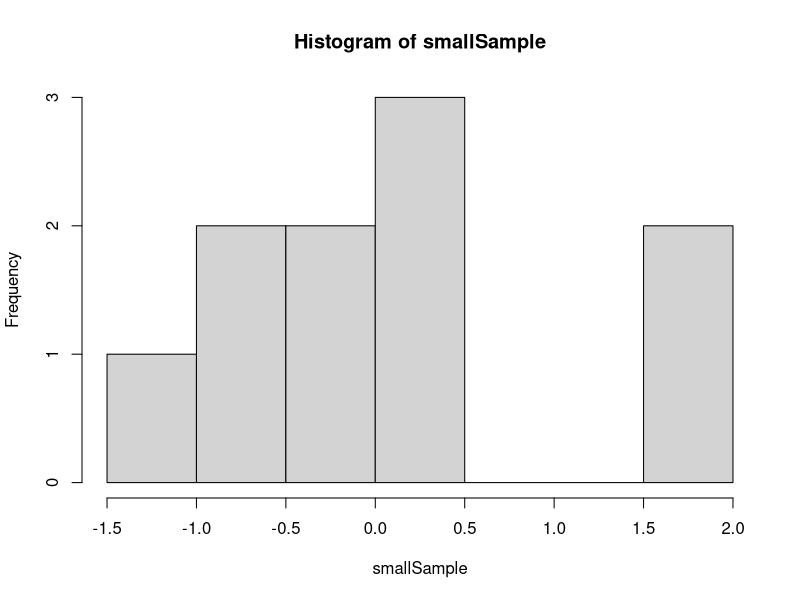
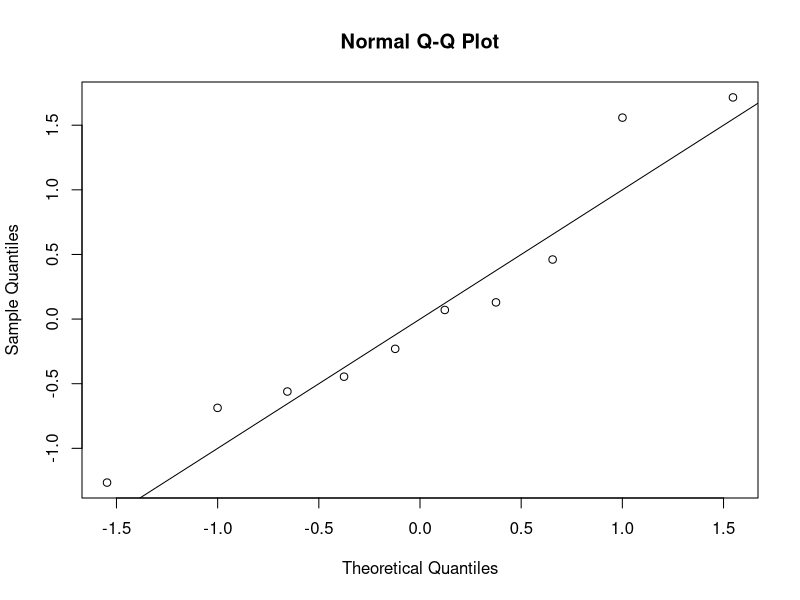
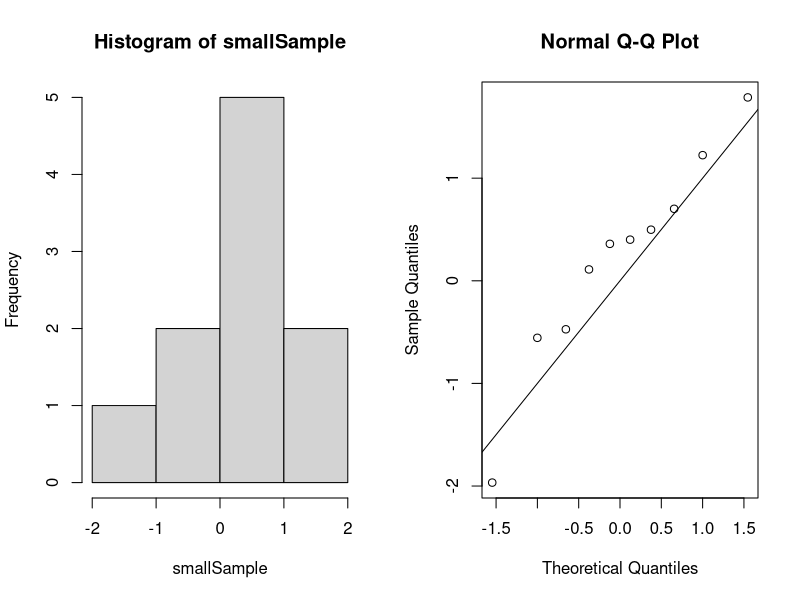
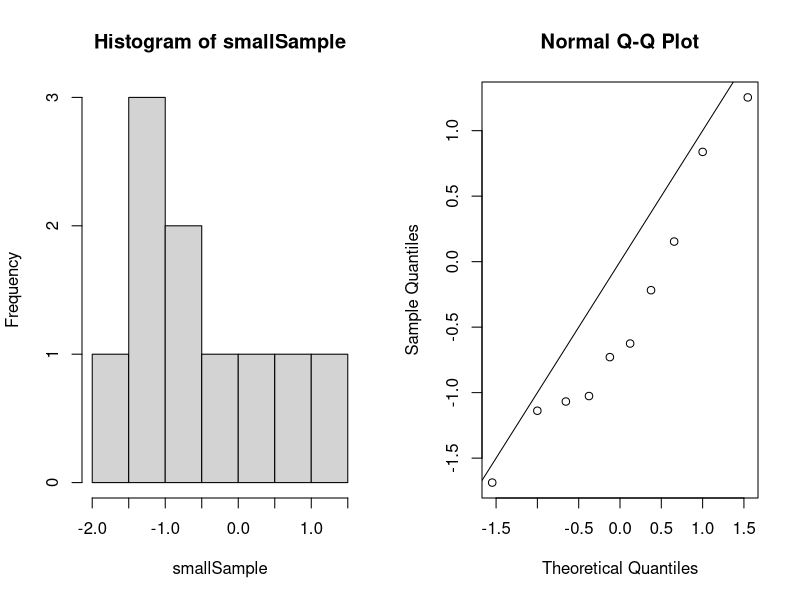
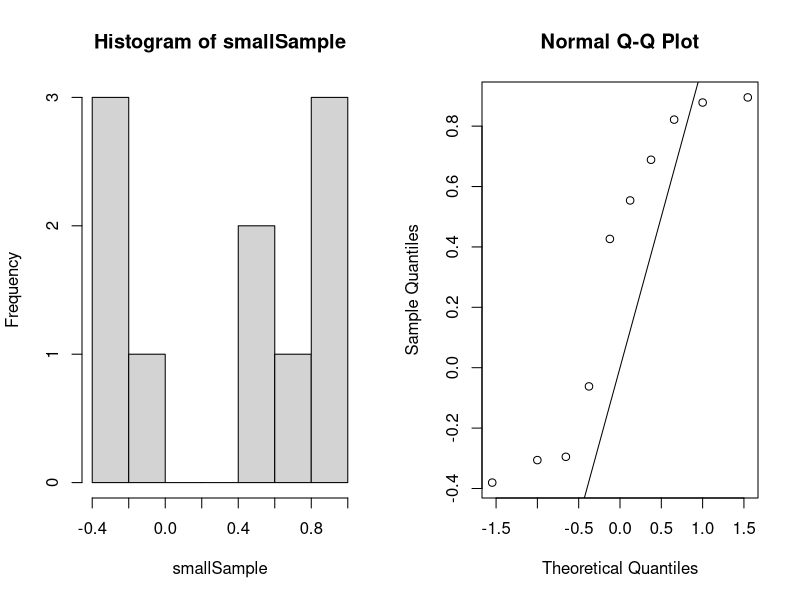
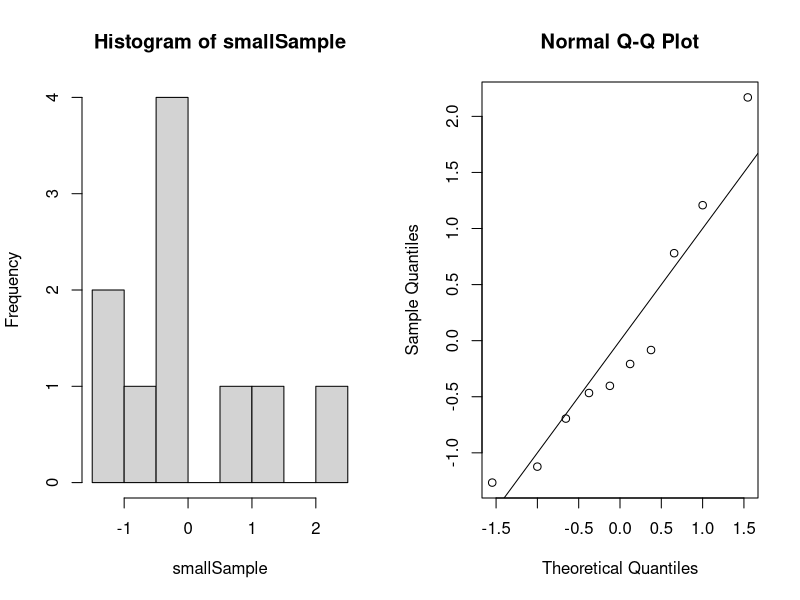
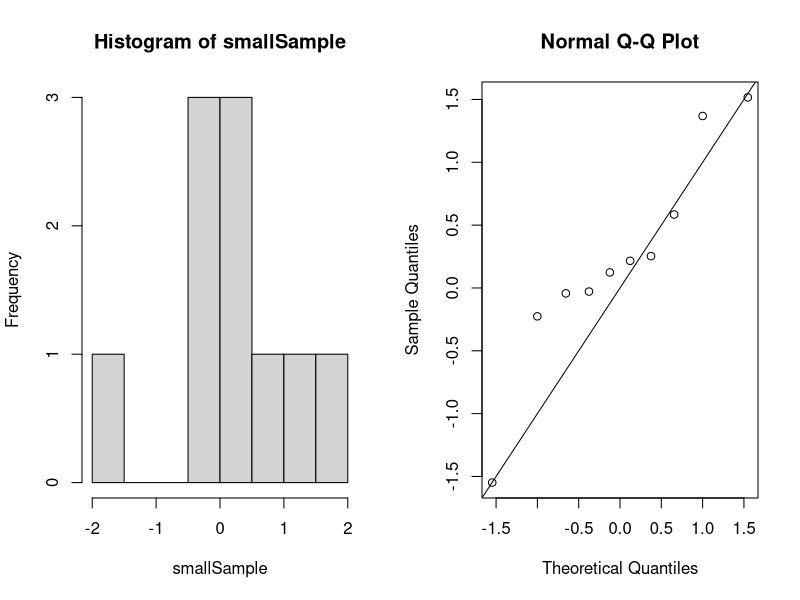
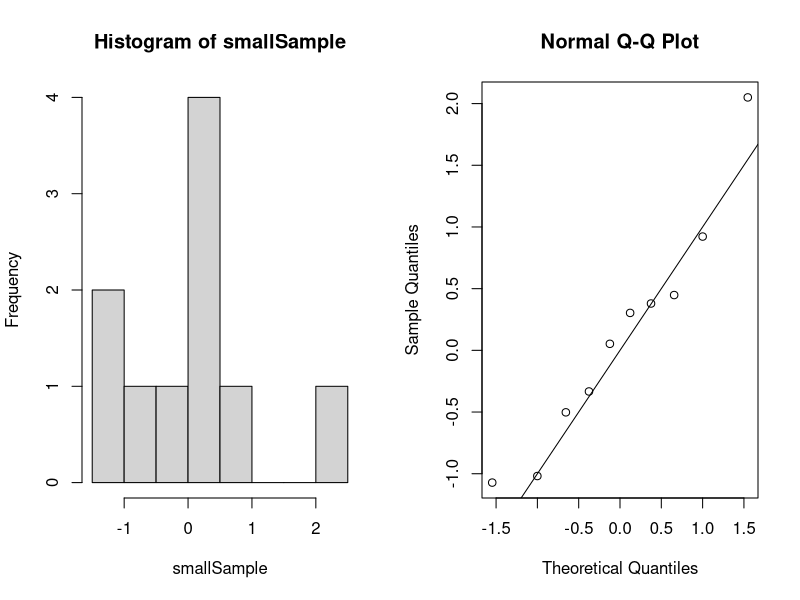

Source code (R) for these figures, in order:
## ---- chunk 1
knitr::opts_chunk$set(echo = TRUE)
## ---- chunk 2
set.seed(123)
smallSample = (rnorm(10,0,1))
hist(smallSample)
qqnorm(smallSample)
abline(0,1)
## ---- chunk 3
for(i in 1:20){
  smallSample = (rnorm(10,0,1))
  par(mfrow=c(1,2))
  hist(smallSample)
  qqnorm(smallSample)
  abline(0,1)
}
## ---- chunk 4
x = seq(-4,4,.01)
plot(dt(x,3),type='l')
lines(dnorm(x,0,1),type='l')
## ---- chunk 5
tSample = rt(10,3)
hist(tSample)
qqnorm(tSample)
abline(0,1)
## ---- chunk 6
n=100
smallSample = (rnorm(n,0,1))
tSample = rt(n,3)
hist(smallSample)
qqnorm(smallSample)
abline(0,1)
hist(tSample)
qqnorm(tSample)
abline(0,1)
## ---- chunk 7
sampleMeans = numeric(200)
sampleSize = 10
for(i in 1:200)
{
  sampleMeans[i]=mean(rnorm(sampleSize))
}
hist(sampleMeans)
print(mean(sampleMeans))
print((var(sampleMeans)))
print(sqrt(var(sampleMeans)))
print(1/sqrt(sampleSize))
## ---- chunk 8
sampleMeans = numeric(200)
sampleSize = 40
for(i in 1:200)
{
  sampleMeans[i]=mean(rnorm(sampleSize))
}
hist(sampleMeans)
print(mean(sampleMeans))
print((var(sampleMeans)))
print(sqrt(var(sampleMeans)))
print(1/sqrt(sampleSize))
## ---- chunk 9
print(1/.01)
## ---- chunk 10
bernoulSample = rbinom(10,5,0.1)
print((.1*.9)/(0.01**2))
## ---- chunk 11
expMeans = numeric(200)
for(i in 1:200)
{
  expMeans[i] = mean(rexp(10,3))
}
hist(expMeans)
qqnorm(expMeans)
qqline(expMeans)
## ---- chunk 12
print(mean(expMeans))
print(var(expMeans))
print(sqrt(var(expMeans)))
print("versus theoreticals")
print((1/3))
print((1/9)/10)
print(sqrt((1/9)/10))

## ---- chunk 13
print("problem number 5 repeated")
sampleMeans = numeric(200)
sampleSize = 40
for(i in 1:200)
{
  sampleMeans[i]=mean(rnorm(sampleSize))
}
hist(sampleMeans)
print(mean(sampleMeans))
print((var(sampleMeans)))
print("versus theoreticals")
print(sqrt(var(sampleMeans)))
print(1/sqrt(sampleSize))
## ---- chunk 14
sampleMeans = numeric(200)
sampleSize = 10
for(i in 1:200)
{
  sampleMeans[i]=mean(rbinom(sampleSize,1,0.1))
}
hist(sampleMeans)
sampleMeans = numeric(200)
sampleSize = 40
for(i in 1:200)
{
  sampleMeans[i]=mean(rbinom(n=sampleSize,size=1,prob=0.1))
}
hist(sampleMeans)

sampleMeans = numeric(200)
sampleSize = 100
for(i in 1:200)
{
  sampleMeans[i]=mean(rbinom(n=sampleSize,size=1,prob=0.1))
}
hist(sampleMeans)
## ---- chunk 15
sampleMeans = numeric(200)
sampleSize = 10
for(i in 1:200)
{
  sampleMeans[i]=mean(rbinom(sampleSize,1,0.5))
}
hist(sampleMeans)
sampleMeans = numeric(200)
sampleSize = 40
for(i in 1:200)
{
  sampleMeans[i]=mean(rbinom(n=sampleSize,size=1,prob=0.5))
}
hist(sampleMeans)

sampleMeans = numeric(200)
sampleSize = 100
for(i in 1:200)
{
  sampleMeans[i]=mean(rbinom(n=sampleSize,size=1,prob=0.5))
}
hist(sampleMeans)
## ---- chunk 16

